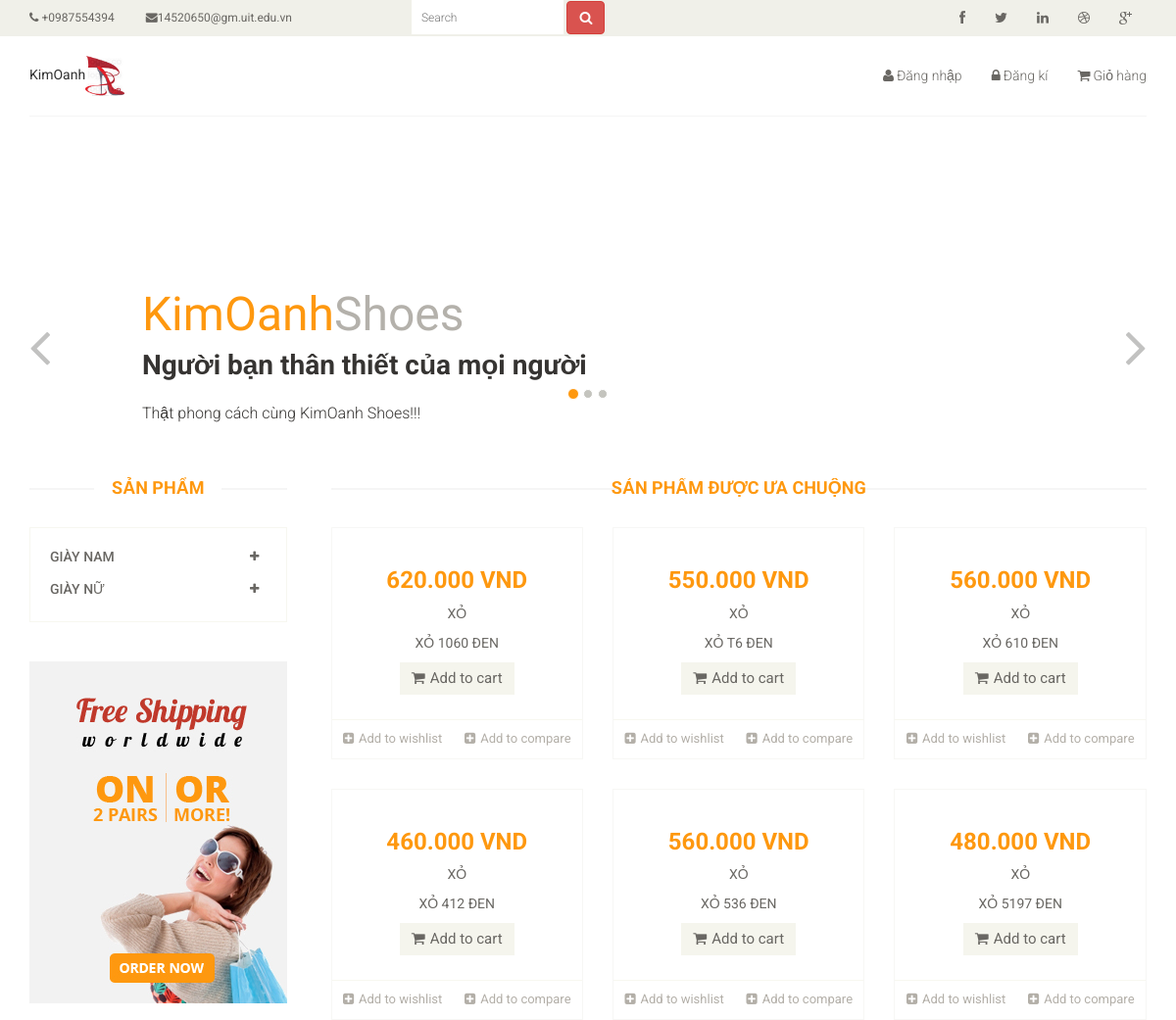
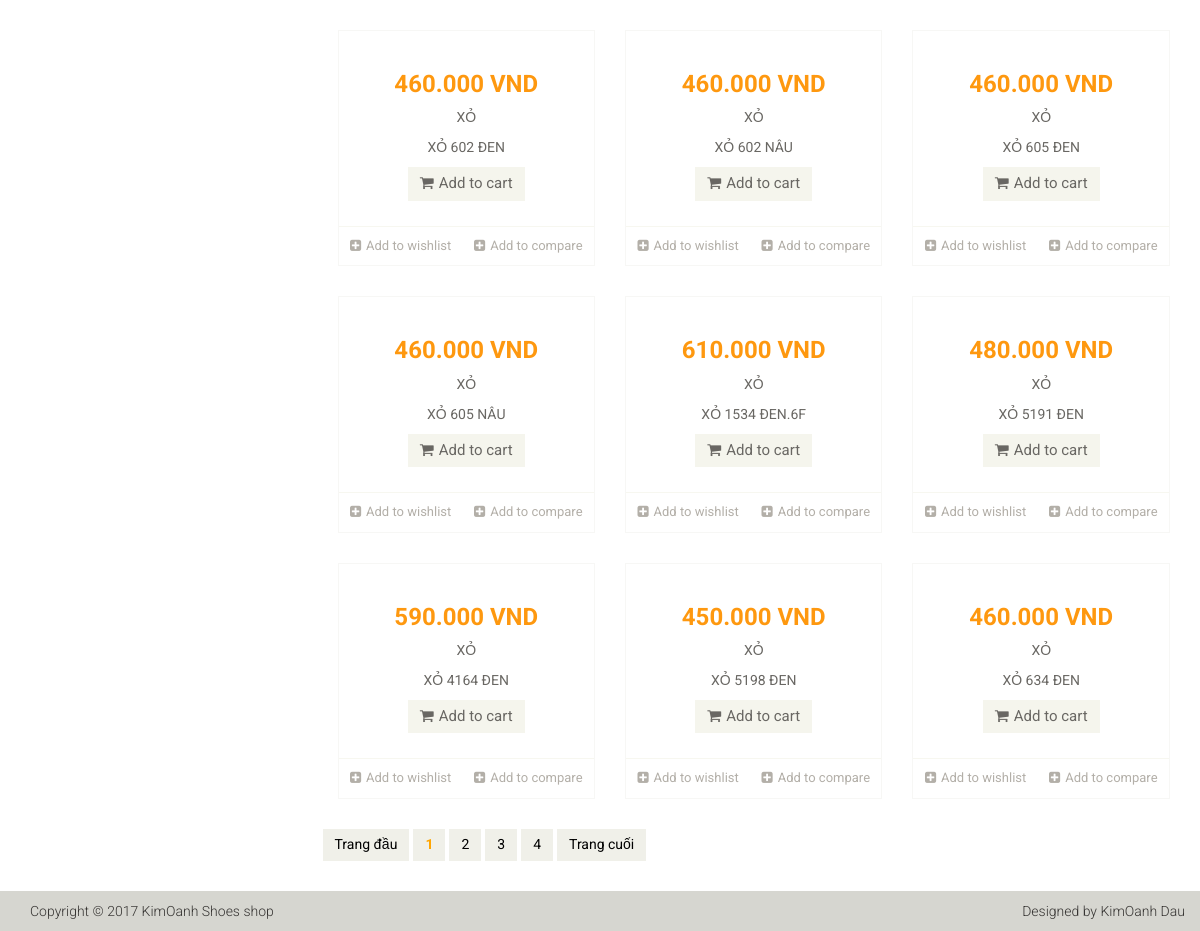
/upload/index.php, run on the app's committed database (2 pictures, top to bottom).
### tables this page shows
CREATE TABLE `sanpham` (
  `MaSanPham` char(10) NOT NULL,
  `TenSanPham` varchar(30) NOT NULL,
  `GiaSanPham` int(7) NOT NULL,
  `LoaiSanPham` varchar(3) NOT NULL,
  `KieuSanPham` varchar(20) NOT NULL,
  `HinhAnh` varchar(100) NOT NULL
);

### upload/index.php (the view, shortened to what this page needs)
<?php
	require 'database_config.php';
							$per_page = 15;
							$sql_result_count = "SELECT MaSanPham FROM sanpham";
							$result_count = $conn->query($sql_result_count);
							$count = $result_count->num_rows;
							if(isset($_GET["page"])){
								$page = $_GET["page"];
							}
							else $page = 1;
							if($page == "" || $page < "1" || $page == "1"){
								$page_num = 0;
							}else if($page > ceil($count/$per_page)){
								$page_num = ceil($count/$per_page);
							}else{
								$page_num = ($page*$per_page) - $per_page;
							}
							$sql = "SELECT MaSanPham, TenSanPham, KieuSanPham, GiaSanPham, HinhAnh FROM sanpham ORDER BY MaSanPham DESC LIMIT $page_num , $per_page";
							$result = $conn->query($sql);
							if ($result->num_rows > 0) {
								while($row = $result->fetch_assoc()) {
									echo '<div class="col-sm-4"><div class="product-image-wrapper"><div class="single-products"><div class="productinfo text-center">';
									echo '<h2>'.$row['GiaSanPham'].'.000 VND</h2>';
									echo '<p>'.$row['KieuSanPham'].'</p>';
									echo '<p>'.$row['TenSanPham'].'</p>';
									echo '<a href="#" class="btn btn-default add-to-cart"><i class="fa fa-shopping-cart"></i>Add to cart</a></div><div class="product-overlay"><div class="overlay-content">';
									echo '<a href="addcart.php?item='.$row['MaSanPham'].'" class="btn btn-default add-to-cart"><i class="fa fa-shopping-cart"></i>Add to cart</a></div></div></div><div class="choose"><ul class="nav nav-pills nav-justified"><li><a href="#"><i class="fa fa-plus-square"></i>Add to wishlist</a></li><li><a href="#"><i class="fa fa-plus-square"></i>Add to compare</a></li></ul></div></div></div>';
								}
							}
							$num_of_page = ceil($count/$per_page) - 1;
							echo "<div class='row'><ul class='pagination alg-right-pad'>";
							echo '<li><a href="index.php?page=1">Trang đầu</a></li>';
							if($page >= 2){
								$i = $page - 1;
							}
							else $i = 1;
							for($i; $i<$page + 4 && $i <= $num_of_page ;$i++){
								echo '<li><a href="index.php?page='.$i.'"> ';
								if($i == $page){
									echo '<strong style="color:orange">'.$i.'</strong>';
								}
								else
									echo $i;
								echo' </a></li>';
							}
							echo '<li><a href="index.php?page='.$num_of_page.'">Trang cuối</a></li>';
							echo "</ul></div>";
?>

### data on the page
sanpham: GiaSanPham "620", KieuSanPham "XỎ", TenSanPham "XỎ 1060 ĐEN"
sanpham: GiaSanPham "550", KieuSanPham "XỎ", TenSanPham "XỎ T6 ĐEN"
sanpham: GiaSanPham "560", KieuSanPham "XỎ", TenSanPham "XỎ 610 ĐEN"
sanpham: GiaSanPham "460", KieuSanPham "XỎ", TenSanPham "XỎ 412 ĐEN"
sanpham: GiaSanPham "560", KieuSanPham "XỎ", TenSanPham "XỎ 536 ĐEN"
sanpham: GiaSanPham "480", KieuSanPham "XỎ", TenSanPham "XỎ 5197 ĐEN"
sanpham: GiaSanPham "460", KieuSanPham "XỎ", TenSanPham "XỎ 602 ĐEN"
sanpham: GiaSanPham "460", KieuSanPham "XỎ", TenSanPham "XỎ 602 NÂU"
sanpham: GiaSanPham "460", KieuSanPham "XỎ", TenSanPham "XỎ 605 ĐEN"
sanpham: GiaSanPham "460", KieuSanPham "XỎ", TenSanPham "XỎ 605 NÂU"
sanpham: GiaSanPham "610", KieuSanPham "XỎ", TenSanPham "XỎ 1534 ĐEN.6F"
sanpham: GiaSanPham "480", KieuSanPham "XỎ", TenSanPham "XỎ 5191 ĐEN"
sanpham: GiaSanPham "590", KieuSanPham "XỎ", TenSanPham "XỎ 4164 ĐEN"
sanpham: GiaSanPham "450", KieuSanPham "XỎ", TenSanPham "XỎ 5198 ĐEN"
sanpham: GiaSanPham "460", KieuSanPham "XỎ", TenSanPham "XỎ 634 ĐEN"
